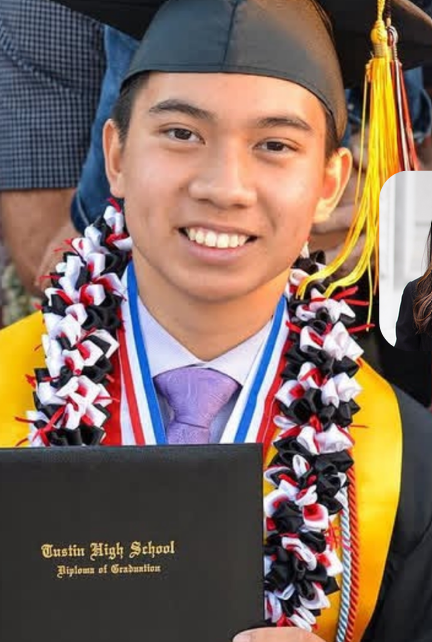
#> input picture portrait_back/source.png, 432 x 642 px, found by its file name
$ python portrait_fade.py out.png
#> lines starting #> are read from the running program, lines starting #| are printed output that depends on the picture; after the words box and inside, x2 and y2 are one past the last pixel; in counts of white or black regions, pixels touching at a corner belong together
# plain 4-tone dither of the grad portrait for the back, faded into the bare-board purple at the edges
import sys, numpy as np, cv2
from PIL import Image
OUT = sys.argv[1]
PITCH = 0.2
CROP = (0, 0, 376, 634)          # drop the sliver of another person on the right edge
W_DOTS, H_DOTS = 225, 380        # 45.0 x 76.0 mm, same height as the group photo
FADE = 9.0
DARK, MID, GOLD, SILK = (58, 26, 86), (96, 48, 138), (226, 186, 104), (238, 236, 228)
im = cv2.imread(f"{OUT}/source.png"); x0, y0, x1, y1 = CROP; im = im[y0:y1, x0:x1]
#> further down, im is the input picture: shape (642, 432, 3); mean B, G, R 93.6, 106, 128.4
#> after `im = im[y0:y1, x0:x1]`:
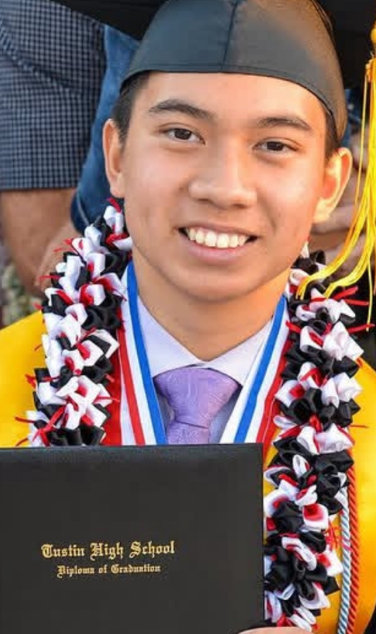
#> im: shape (634, 376, 3); mean B, G, R 96.2, 105.8, 129.5
L = cv2.resize(cv2.cvtColor(im, cv2.COLOR_BGR2GRAY), (W_DOTS, H_DOTS), interpolation=cv2.INTER_AREA)
L = cv2.createCLAHE(clipLimit=2.0, tileGridSize=(4, 4)).apply(L).astype(np.float32)
L = np.clip(L + 0.8 * (L - cv2.GaussianBlur(L, (0, 0), 1.2)), 0, 255) / 255
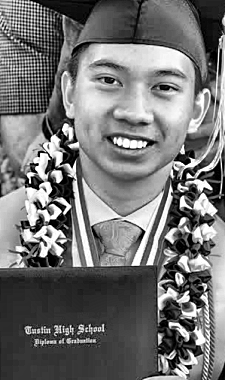
#> L: shape (380, 225) float32; min 0, max 1, mean 0.452
lo, hi = np.percentile(L, [1, 99.5]); L = np.clip((L - lo) / (hi - lo), 0, 1)
#> after `lo, hi = np.percentile(L, [1, 99.5])`: lo = 0; hi = 1
W, H = W_DOTS * PITCH, H_DOTS * PITCH
X, Y = np.meshgrid((np.arange(W_DOTS) + 0.5) * PITCH, (np.arange(H_DOTS) + 0.5) * PITCH)
ss = lambda t: (lambda c: c * c * (3 - 2 * c))(np.clip(t, 0, 1))
r = FADE; cx = np.clip(X, r, W - r); cy = np.clip(Y, r, H - r)
A = ss((r - np.hypot(X - cx, Y - cy)) / FADE) ** 1.2
L = L * A
def diffuse(t, nlev, kernel, div):
#> called with nlev = 3, div = 16
    f = t.copy(); o = np.zeros(t.shape, np.uint8); H, W = t.shape
#> after `H, W = t.shape`: H = 380; W = 225
    for y in range(H):
        d = 1 if y % 2 == 0 else -1
        for x in (range(W) if d == 1 else range(W-1, -1, -1)):
            q = int(np.clip(round(f[y, x]), 0, nlev)); o[y, x] = q; e = (f[y, x] - q) / div
            for ddx, ddy, k in kernel:
                XX, YY = x + ddx*d, y + ddy
                if 0 <= XX < W and YY < H: f[YY, XX] += e * k
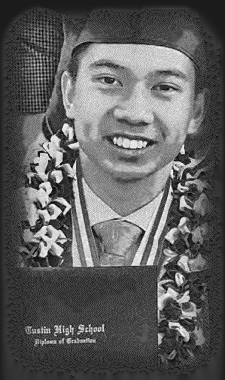
#> f: shape (380, 225) float64; min -0.408, max 3.38, mean 1; drawn with min black and max white
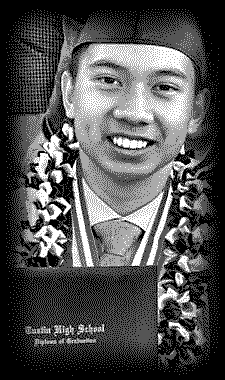
#> o: shape (380, 225); min 0, max 3, mean 0.962; drawn with min black and max white
    return o
a4 = diffuse(L * 3, 3, [(1, 0, 7), (-1, 1, 3), (0, 1, 5), (1, 1, 1)], 16)
a4[A < 0.02] = 0
#> a4: shape (380, 225); under 0.01% of pixels changed, all inside (x1, y1, x2, y2) = (72, 375, 73, 376)
def save(mask, name):
#> called with name = 'fade4_F_Cu'
    Image.fromarray(np.where(mask, 0, 255).astype(np.uint8)).convert("1").save(f"{OUT}/{name}.png", dpi=(25.4/PITCH,)*2)
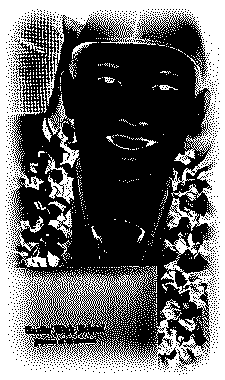
#> saved as fade4_F_Cu.png: PIL image 225x380 1; 40.5% white; 978 white regions (954 under 20 px), largest, box (x1, y1, x2, y2) and area: (0, 0, 225, 380) 30439, (45, 154, 74, 204) 486, (48, 113, 79, 168) 398
save(a4 >= 1, "fade4_F_Cu"); save(a4 == 2, "fade4_F_Mask_openings"); save(a4 == 3, "fade4_F_Silkscreen")
#> in save (call 2), `Image.fromarray(np.where(mask, 0, 255).astype(np.uint8)).convert("1")...`: mask: shape (380, 225) bool; 18.7% white in thin lines or dots, all inside (x1, y1, x2, y2) = (22, 25, 204, 356)
#> call 3 of save, with name = 'fade4_F_Silkscreen'
#> in save (call 3), `Image.fromarray(np.where(mask, 0, 255).astype(np.uint8)).convert("1")...`:
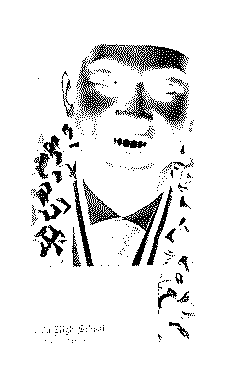
#> saved as fade4_F_Silkscreen.png: PIL image 225x380 1; 91% white; black in thin lines or dots, all inside (x1, y1, x2, y2) = (31, 44, 195, 343)
rgb = np.zeros((H_DOTS, W_DOTS, 3), np.uint8)
for i, c in enumerate([DARK, MID, GOLD, SILK]): rgb[a4 == i] = c
Image.fromarray(rgb).resize((W_DOTS*6, H_DOTS*6), Image.NEAREST).save(f"{OUT}/preview_fade4.png")
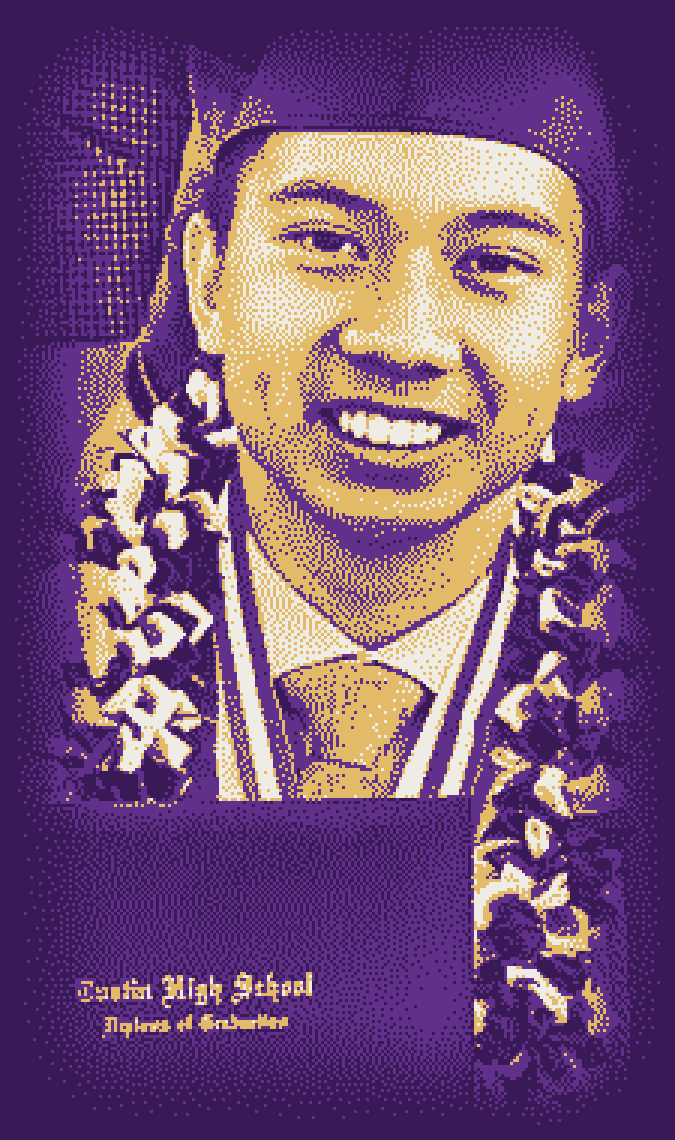
#> saved as preview_fade4.png: PIL image 1350x2280 RGB (shown at 1/2 size); mean R, G, B 117.7, 81.8, 118.7
print(W, H)
